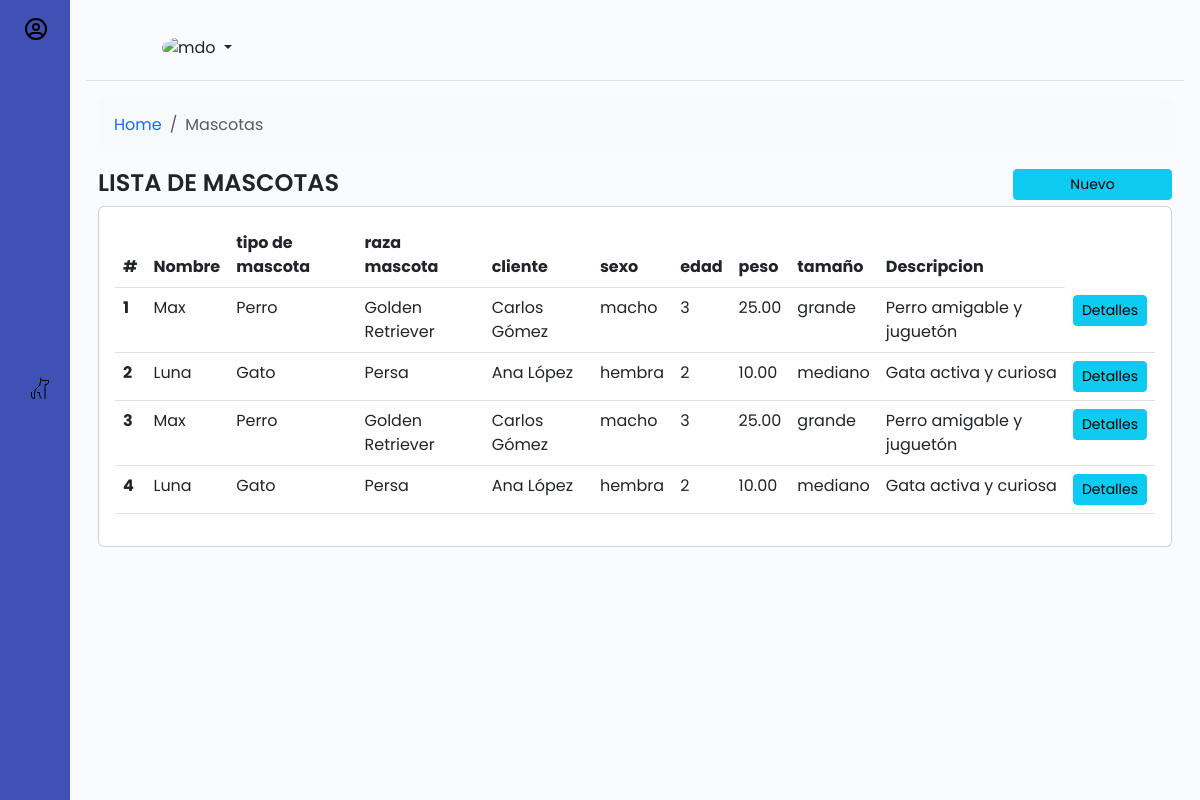
The page /Pag/Mascotas/lista.php on the database its author committed.
### tables this page shows
CREATE TABLE IF NOT EXISTS `mascotas` (
  `id_mascota` int NOT NULL AUTO_INCREMENT,
  `nombre` varchar(50) NOT NULL,
  `tipo_mascota_id` int NOT NULL,
  `raza_mascota_id` int DEFAULT NULL,
  `cliente_id` int DEFAULT NULL,
  `sexo` enum('macho','hembra') NOT NULL,
  `edad` int DEFAULT NULL,
  `peso` decimal(5,2) DEFAULT NULL,
  `tamano` enum('pequeño','mediano','grande') DEFAULT 'mediano',
  `descripcion` text,
  PRIMARY KEY (`id_mascota`),
  KEY `tipo_mascota_id` (`tipo_mascota_id`),
  KEY `raza_mascota_id` (`raza_mascota_id`),
  KEY `cliente_id` (`cliente_id`)
);

CREATE TABLE IF NOT EXISTS `tipo_mascota` (
  `id_tipom` int NOT NULL AUTO_INCREMENT,
  `nombre` varchar(50) NOT NULL,
  PRIMARY KEY (`id_tipom`)
);

CREATE TABLE IF NOT EXISTS `raza_mascota` (
  `id_raza` int NOT NULL AUTO_INCREMENT,
  `nombre` varchar(50) NOT NULL,
  `tipo_mascota_id` int DEFAULT NULL,
  PRIMARY KEY (`id_raza`),
  KEY `tipo_mascota_id` (`tipo_mascota_id`)
);

CREATE TABLE IF NOT EXISTS `clientes` (
  `id_cliente` int NOT NULL AUTO_INCREMENT,
  `nombre` varchar(50) NOT NULL,
  `apellido` varchar(50) DEFAULT NULL,
  `dni` varchar(20) DEFAULT NULL,
  `correo` varchar(50) DEFAULT NULL,
  `telefono` varchar(20) DEFAULT NULL,
  `direccion` varchar(100) DEFAULT NULL,
  PRIMARY KEY (`id_cliente`),
  UNIQUE KEY `dni` (`dni`)
);

### includes/conn.php (called while the page is built, shortened)
<?php
	class conectarDB {
		public function __construct(){
			try{
				$this->conn_db=new PDO(DB_HOST,DB_USER,DB_PASS);
			}catch(Exception $e){
				echo "Error al conectar" .$e->getCode();
			}
		}
	}
?>

### modelo/class_mascota.php (called while the page is built, shortened)
<?php
require_once($_SERVER['DOCUMENT_ROOT'].'/MISMASCOTAS/includes/conn.php');
class mascota extends conectarDB{
	public function listar_mascota(){
		$sql="SELECT * FROM mascotas";
		$sentencia=$this->conn_db->prepare($sql);
		$sentencia->execute();
		$resultados = $sentencia->fetchAll(PDO::FETCH_ASSOC);
		return $resultados;
	}
	public function detalle_tipo($id){
		$sql="select * from tipo_mascota where id_tipom = :id";
		$sentencia = $this->conn_db->prepare($sql);
		$sentencia->bindParam(':id', $id);
		$sentencia->execute();
		$resultados = $sentencia->fetch(PDO::FETCH_ASSOC);
		return $resultados;
	}
	public function detalle_raza($id){
		$sql="select * from raza_mascota where id_raza = :id";
		$sentencia = $this->conn_db->prepare($sql);
		$sentencia->bindParam(':id', $id);
		$sentencia->execute();
		$resultados = $sentencia->fetch(PDO::FETCH_ASSOC);
		return $resultados;
	}
	public function detalle_cliente($id){
		$sql="select * from clientes  where id_cliente  = :id";
		$sentencia = $this->conn_db->prepare($sql);
		$sentencia->bindParam(':id', $id);
		$sentencia->execute();
		$resultados = $sentencia->fetch(PDO::FETCH_ASSOC);
		return $resultados;
	}
}

### Pag/Mascotas/lista.php (the view, shortened to what this page needs)
<?php
    $mascota =  new mascota();
    $lista =  $mascota->listar_mascota();
?>
<div class="row">
    <div class="col-md-12">
        <nav aria-label="breadcrumb">
            <ol class="breadcrumb p-3 bg-body-tertiary rounded-3">
            <li class="breadcrumb-item"><a href="#">Home</a></li>
            <li class="breadcrumb-item active" aria-current="page">Mascotas</li>
            </ol>
        </nav>
    </div>
</div>
<div class="row">
    <div class="col-md-10">
        <h1>LISTA DE MASCOTAS</h1>
    </div>
    <div class="col-md-2">
        <a href="residencial_nuevo.php" class="btn btn-info btn-sm col-12">Nuevo</a>
    </div>
</div>
<div class="row">
    <div class="col-md-12">
        <div class="card">
            <div class="card-body">
                <table class="table">
                    <thead>
                        <tr>
                            <th scope="col">#</th>
                            <th scope="col">Nombre</th>
                            <th scope="col">tipo de mascota</th>
                            <th scope="col">raza mascota</th>
                            <th scope="col">cliente</th>
                            <th scope="col">sexo</th>
                            <th scope="col">edad</th>
                            <th scope="col">peso</th>
                            <th scope="col">tamaño</th>
                            <th scope="col">Descripcion</th>
                        </tr>
                    </thead>
                    <tbody>
                        <?php
                            $cont = 0;
                            foreach($lista as $fila){
                                $cont++;
                                $tipo = $mascota->detalle_tipo($fila['tipo_mascota_id']);
                                $raza = $mascota->detalle_raza($fila['raza_mascota_id']);
                                $cliente = $mascota->detalle_cliente($fila['cliente_id']);
                            ?>
                            <tr>
                                <th scope="row"><?php echo $cont?></th>
                                <td><?php echo $fila['nombre']?></td>
                                <td><?php echo $tipo['nombre']?></td>
                                <td><?php echo $raza['nombre']?></td>
                                <td><?php echo $cliente['nombre']." ".$cliente['apellido']?></td>
                                <td><?php echo $fila['sexo']?></td>
                                <td><?php echo $fila['edad']?></td>
                                <td><?php echo $fila['peso']?></td>
                                <td><?php echo $fila['tamano']?></td>
                                <td><?php echo $fila['descripcion']?></td>
                                <td><a href="residencial_detalle.php?ID=<?php echo $fila['id_mascota']?>" class="btn btn-sm btn-info">Detalles</a></td>
                            </tr>
                        <?php  } ?>
                    </tbody>
                </table>
            </div>
        </div>
    </div>
</div>

### css/style.css (style rules this page uses)
a { text-decoration: none; }
li { list-style: none; }
h1 { font-weight: 600; font-size: 1.5rem; }
body { font-family: 'Poppins', sans-serif; }
.wrapper { display: flex; }
.main { min-height: 100vh; width: 100%; overflow: hidden; transition: all 0.35s ease-in-out; background-color: #fafbfe; }
#sidebar { width: 70px; min-width: 70px; z-index: 1000; transition: all .25s ease-in-out; background-color: #3f51b5; display: flex; flex-direction: column; }
.toggle-btn { background-color: transparent; cursor: pointer; border: 0; padding: 1rem 1.5rem; }
.sidebar-nav { padding: 2rem 0; flex: 1 1 auto; }
a.sidebar-link { padding: .625rem 1.625rem; color: #FFF; display: block; font-size: 0.9rem; white-space: nowrap; border-left: 3px solid transparent; }
.sidebar-item { position: relative; }

### rows shown on the page
mascotas: nombre "Max", tipo_mascota.nombre "Perro", raza_mascota.nombre "Golden Retriever", cliente.nombre "Carlos", cliente.apellido "Gómez", sexo "macho", edad "3", peso "25.00", tamano "grande", descripcion "Perro amigable y juguetón"
mascotas: nombre "Luna", tipo_mascota.nombre "Gato", raza_mascota.nombre "Persa", cliente.nombre "Ana", cliente.apellido "López", sexo "hembra", edad "2", peso "10.00", tamano "mediano", descripcion "Gata activa y curiosa"
mascotas: nombre "Max", tipo_mascota.nombre "Perro", raza_mascota.nombre "Golden Retriever", cliente.nombre "Carlos", cliente.apellido "Gómez", sexo "macho", edad "3", peso "25.00", tamano "grande", descripcion "Perro amigable y juguetón"
mascotas: nombre "Luna", tipo_mascota.nombre "Gato", raza_mascota.nombre "Persa", cliente.nombre "Ana", cliente.apellido "López", sexo "hembra", edad "2", peso "10.00", tamano "mediano", descripcion "Gata activa y curiosa"
